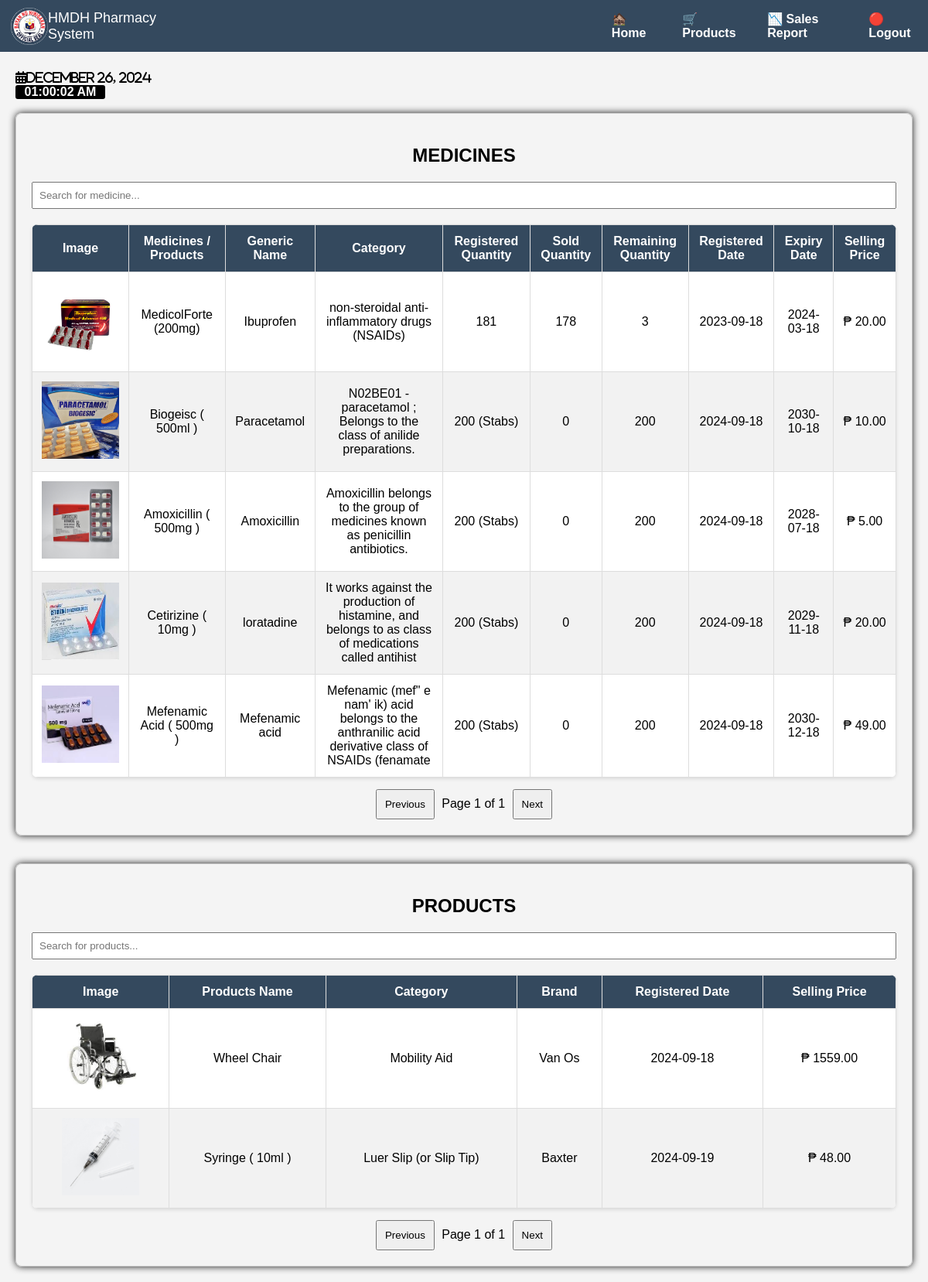
Page /Pharmacy/PharmacyProducts.php on the committed database.
### tables this page shows
CREATE TABLE `pharmacy_medicines_products` (
  `id` int(11) NOT NULL,
  `medicine_product` varchar(255) NOT NULL,
  `image` varchar(255) NOT NULL,
  `generic_name` varchar(255) NOT NULL,
  `category` varchar(100) NOT NULL,
  `registered_quantity` varchar(255) NOT NULL,
  `sold_quantity` int(11) NOT NULL,
  `remain_quantity` varchar(255) GENERATED ALWAYS AS (`registered_quantity` - `sold_quantity`) VIRTUAL,
  `registered` date NOT NULL,
  `expiry` date NOT NULL,
  `selling_price` decimal(10,2) NOT NULL
);

CREATE TABLE `pharmacy_products` (
  `id` int(11) NOT NULL,
  `image` varchar(255) NOT NULL,
  `product` varchar(255) NOT NULL,
  `category` varchar(255) NOT NULL,
  `brand` varchar(255) NOT NULL,
  `date_registered` date NOT NULL,
  `selling_price` decimal(10,2) NOT NULL,
  `registered_quantity` varchar(255) DEFAULT '0',
  `sold_quantity` int(11) DEFAULT 0,
  `remaining_quantity` int(11) GENERATED ALWAYS AS (`registered_quantity` - `sold_quantity`) STORED
);

### Pharmacy/PharmacyProducts.php (the view, shortened to what this page needs)
<!DOCTYPE html>
<html lang="en">
<head>
    <link rel="stylesheet" href="https://cdnjs.cloudflare.com/ajax/libs/font-awesome/6.0.0-beta3/css/all.min.css">
    <link rel="stylesheet" href="Product.css">
</head>
<body>
<nav>
    <img src="img/hini.png" alt="Logo" class="nav-logo" style="width: 4%; margin-left: 1%;">
    <div class="nav-left" style="margin-right: 45%;">HMDH Pharmacy System</div>
    <div class="nav-right">
        <a href="PharmacyPOS.php">🏚️ Home</a>
        <a href="PharmacyProducts.php">🛒 Products</a>
        <a href="PharmacySalesReport.php">📉 Sales Report</a>
        <a href="#">🔴 Logout</a>
    </div>
</nav>
<section id="datetime"><br><br><br><br>
    <div class="fas fa-calendar-alt" id="current-date" style="font-weight: bold;"></div><br>
    <div id="current-time" style="font-weight: bold; background-color:black; width: 10%; text-align: center; color: white; border-radius: 3px;"></div>
</section><br>
<section >
    <div style="border: 1px solid #ccc; border-radius: 8px; padding: 20px; box-shadow: 0 0 10px rgba(0,0,0,0.9);">
        <h2 style="text-align: center;">MEDICINES</h2>
        <div style="margin-bottom: 15px;">
            <input type="text" id="search-medicines" placeholder="Search for medicine..." style="padding: 8px; width: calc(100% - 20px);">
        </div>
        <table id="medicines-table" style="border-collapse: collapse; width: 100%;">
            <thead>
                <tr>
                    <th>Image</th>
                    <th>Medicines / Products</th>
                    <th>Generic Name</th>
                    <th>Category</th>
                    <th>Registered Quantity</th>
                    <th>Sold Quantity</th>
                    <th>Remaining Quantity</th>
                    <th>Registered Date</th>
                    <th>Expiry Date</th>
                    <th>Selling Price</th>
                </tr>
            </thead>
            <tbody>
                <?php
                $servername = "localhost";
                $username = "root";
                $password = "";
                $dbname = "database";
                $conn = new mysqli($servername, $username, $password, $dbname);
                $rows_per_page = 5;
                $page = isset($_GET['page']) ? (int)$_GET['page'] : 1;
                $offset = ($page - 1) * $rows_per_page;
                $sql = "SELECT * FROM pharmacy_medicines_products LIMIT $offset, $rows_per_page";
                $result = $conn->query($sql);
                if ($result->num_rows > 0) {
                    while ($row = $result->fetch_assoc()) {
                        echo "<tr>";
                        echo "<td><img src='" . $row["image"] . "' alt='Product Image' style='width: 100px; height: 100px;'></td>";
                        echo "<td>" . $row["medicine_product"] . "</td>";
                        echo "<td>" . $row["generic_name"] . "</td>";
                        echo "<td>" . $row["category"] . "</td>";
                        echo "<td>" . $row["registered_quantity"] . "</td>";
                        echo "<td>" . $row["sold_quantity"] . "</td>";
                        echo "<td>" . $row["remain_quantity"] . "</td>";
                        echo "<td>" . $row["registered"] . "</td>";
                        echo "<td>" . $row["expiry"] . "</td>";
                        echo "<td>₱ " . $row["selling_price"] . "</td>";
                        echo "</tr>";
                    }
                } else {
                    echo "<tr><td colspan='10' style='text-align: center;'>No records found</td></tr>";
                }
                ?>
            </tbody>
        </table>
        <div style="margin-top: 15px; text-align: center;">
            <button style="padding: 10px; margin: 0 5px; " onclick="navigateMedicines(-1)">Previous</button>
            <span>Page <?php echo $page; ?> of <?php echo ceil($result->num_rows / $rows_per_page); ?></span>
            <button style="padding: 10px; margin: 0 5px;" onclick="navigateMedicines(1)">Next</button>
        </div>
    </div>
</section><br><br>
<section >
    <div style="border: 1px solid #ccc; border-radius: 8px; padding: 20px; box-shadow: 0 0 10px rgba(0,0,0,0.9);">
        <h2 style="text-align: center;">PRODUCTS</h2>
        <div style="margin-bottom: 15px;">
            <input type="text" id="search-products" placeholder="Search for products..." style="padding: 8px; width: calc(100% - 20px);">
        </div>
        <table id="products-table" style="border-collapse: collapse; width: 100%;">
            <thead>
                <tr>
                    <th>Image</th>
                    <th>Products Name</th>
                    <th>Category</th>
                    <th>Brand</th>
                    <th>Registered Date</th>
                    <th>Selling Price</th>
                </tr>
            </thead>
            <tbody>
                <?php
                $conn = new mysqli($servername, $username, $password, $dbname);
                $sql = "SELECT * FROM pharmacy_products LIMIT $offset, $rows_per_page";
                $result = $conn->query($sql);
                if ($result->num_rows > 0) {
                    while ($row = $result->fetch_assoc()) {
                        echo "<tr>";
                        echo "<td><img src='" . $row["image"] . "' alt='Product Image' style='width: 100px; height: 100px;'></td>";
                        echo "<td>" . $row["product"] . "</td>";
                        echo "<td>" . $row["category"] . "</td>";
                        echo "<td>" . $row["brand"] . "</td>";
                        echo "<td>" . $row["date_registered"] . "</td>";
                        echo "<td>₱ " . $row["selling_price"] . "</td>";
                        echo "</tr>";
                    }
                } else {
                    echo "<tr><td colspan='6' style='text-align: center;'>No records found</td></tr>";
                }
                ?>
            </tbody>
        </table>
        <div style="margin-top: 15px; text-align: center;">
            <button style="padding: 10px; margin: 0 5px;" onclick="navigateProducts(-1)">Previous</button>
            <span>Page <?php echo $page; ?> of <?php echo ceil($result->num_rows / $rows_per_page); ?></span>
            <button style="padding: 10px; margin: 0 5px;" onclick="navigateProducts(1)">Next</button>
        </div>
    </div>
</section>
</body>
</html>

### Pharmacy/Product.css (style rules this page uses)
body { font-family: Arial, sans-serif; display: flex; flex-direction: column; padding: 20px; background-color: #f4f4f4; margin: 0; }
nav { background-color: #34495e; color: white; padding: 5px 2px; display: flex; justify-content: space-between; align-items: center; position: fixed; top: 0; left: 0; width: 100%; z-index: 1000; }
.nav-left { font-size: 18px; color: white; }
.nav-right { display: flex; }
nav a { color: white; text-decoration: none; font-weight: bold; padding: 10px 20px; }
table { width: 100%; border-collapse: collapse; margin-top: 20px; background-color: #ffffff; border-radius: 8px; overflow: hidden; box-shadow: 0 2px 4px rgba(0, 0, 0, 0.1); }
th, td { border: 1px solid #ddd; padding: 12px; text-align: center; }
th { background-color: #34495e; color: white; font-weight: bold; }
tbody tr:nth-child(even) { background-color: #f2f2f2; }

### rows in the picture
pharmacy_medicines_products: image (picture), medicine_product "MedicolForte (200mg)", generic_name "Ibuprofen", category "non-steroidal anti-inflammatory drugs (NSAIDs)", registered_quantity "181", sold_quantity "178", remain_quantity "3", registered "2023-09-18", expiry "2024-03-18", selling_price "20.00"
pharmacy_medicines_products: image (picture), medicine_product "Biogeisc ( 500ml )", generic_name "Paracetamol", category "N02BE01 - paracetamol ; Belongs to the class of anilide preparations.", registered_quantity "200 (Stabs)", sold_quantity "0", remain_quantity "200", registered "2024-09-18", expiry "2030-10-18", selling_price "10.00"
pharmacy_medicines_products: image (picture), medicine_product "Amoxicillin ( 500mg )", generic_name "Amoxicillin", category "Amoxicillin belongs to the group of medicines known as penicillin antibiotics.", registered_quantity "200 (Stabs)", sold_quantity "0", remain_quantity "200", registered "2024-09-18", expiry "2028-07-18", selling_price "5.00"
pharmacy_medicines_products: image (picture), medicine_product "Cetirizine ( 10mg )", generic_name "loratadine", category "It works against the production of histamine, and belongs to as class of medications called antihist", registered_quantity "200 (Stabs)", sold_quantity "0", remain_quantity "200", registered "2024-09-18", expiry "2029-11-18", selling_price "20.00"
pharmacy_medicines_products: image (picture), medicine_product "Mefenamic Acid ( 500mg )", generic_name "Mefenamic acid", category "Mefenamic (mef\" e nam' ik) acid belongs to the anthranilic acid derivative class of NSAIDs (fenamate", registered_quantity "200 (Stabs)", sold_quantity "0", remain_quantity "200", registered "2024-09-18", expiry "2030-12-18", selling_price "49.00"
pharmacy_products: image (picture), product "Wheel Chair", category "Mobility Aid", brand "Van Os", date_registered "2024-09-18", selling_price "1559.00"
pharmacy_products: image (picture), product "Syringe ( 10ml )", category "Luer Slip (or Slip Tip)", brand "Baxter", date_registered "2024-09-19", selling_price "48.00"

### other values in the picture
$page "1"
ceil($result->num_rows / $rows_per_page) "1"
